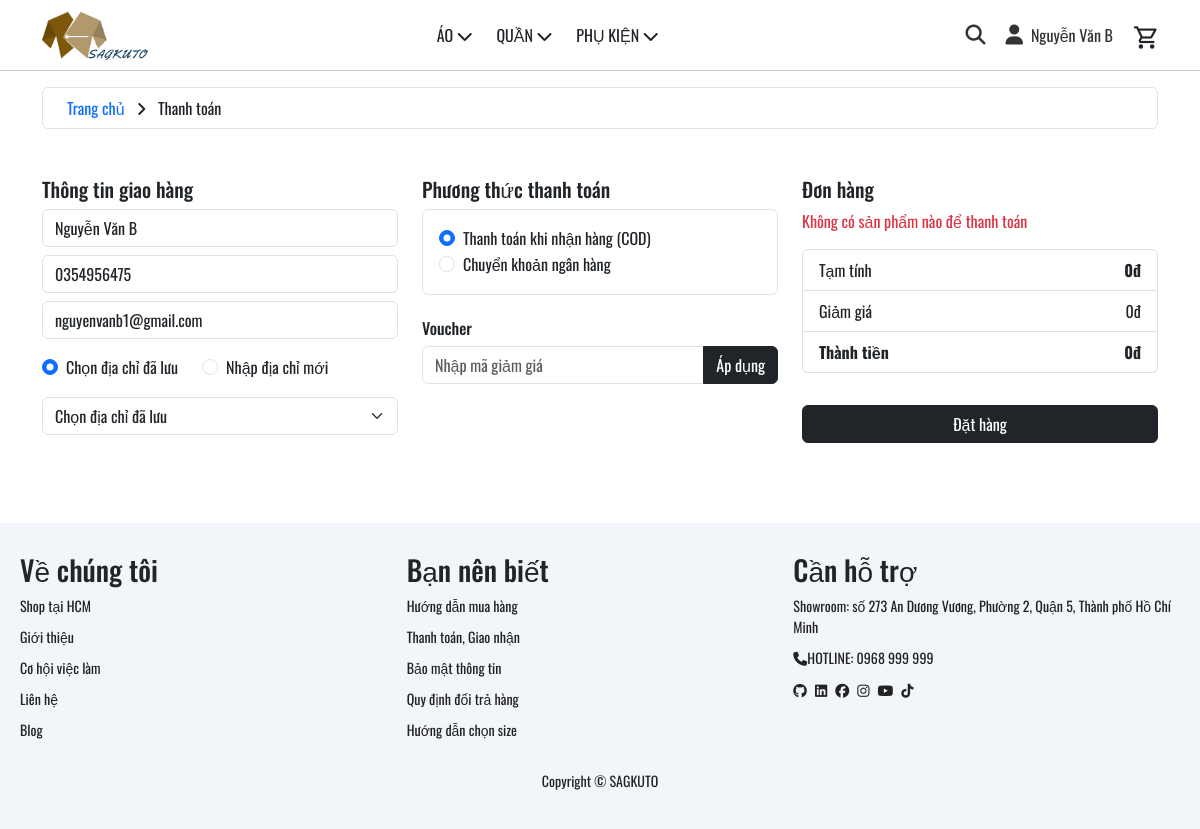
/index.php?page=pay (signed in), run on the app's committed database.
### tables this page shows
CREATE TABLE `users` (
  `user_id` int(11) NOT NULL,
  `name` varchar(100) NOT NULL,
  `password` varchar(255) NOT NULL,
  `email` varchar(100) DEFAULT NULL,
  `phone` varchar(20) DEFAULT NULL,
  `role_id` int(11) DEFAULT NULL,
  `status` tinyint(4) DEFAULT 1,
  `otp` varchar(6) DEFAULT NULL,
  `otp_expired_at` datetime DEFAULT NULL
);

CREATE TABLE `payment_method` (
  `payment_method_id` int(11) NOT NULL,
  `name` varchar(100) NOT NULL,
  `is_deleted` tinyint(1) NOT NULL DEFAULT 0
);

### database/DBConnection.php (called while the page is built, shortened)
<?php
class DBConnect
{
    private static $instance = null;
    private $pdo;
    private $host = 'localhost';
    private $dbname = 'db_web_quanao';
    private $username = 'root';
    private $password = '';
    private function __construct()
    {
        try {
            $this->pdo = new PDO(
                "mysql:host={$this->host};dbname={$this->dbname};charset=utf8",
                $this->username,
                $this->password
            );
            $this->pdo->setAttribute(PDO::ATTR_ERRMODE, PDO::ERRMODE_EXCEPTION);
            $this->pdo->setAttribute(PDO::ATTR_DEFAULT_FETCH_MODE, PDO::FETCH_ASSOC);
        } catch (PDOException $e) {
            die("Kết nối thất bại: " . $e->getMessage());
        }
    }
    public static function getInstance()
    {
        if (self::$instance === null) {
            self::$instance = new DBConnect();
        }
        return self::$instance;
    }
    public function select($sql, $params = [])
    {
        $stmt = $this->pdo->prepare($sql);
        $stmt->execute($params);
        return $stmt->fetchAll();
    }
    public function selectOne($sql, $params = [])
    {
        $stmt = $this->pdo->prepare($sql);
        $stmt->execute($params);
        return $stmt->fetch();
    }
}

### layout/pay.php (the view, shortened to what this page needs)
<?php
require_once './database/DBConnection.php';
$db = DBConnect::getInstance();
$user_id = $_SESSION['user_id'] ?? null;
$user = ['name' => '', 'phone' => '', 'email' => ''];
if ($user_id) {
  $user = $db->selectOne("SELECT name, phone, email FROM users WHERE user_id = ?", [$user_id]);
}
$payment_methods = $db->select("SELECT * FROM payment_method", []);
?>
<!DOCTYPE html>
<html lang="vi">
<head>
  <link rel="stylesheet" href="./assets/css/pay.css">
  <link href="https://cdn.jsdelivr.net/npm/bootstrap@5.3.3/dist/css/bootstrap.min.css" rel="stylesheet">
  <link rel="stylesheet" href="./assets/fonts/font.css">
  <link rel="stylesheet" href="./assets/css/footer.css">
  <link href="https://cdnjs.cloudflare.com/ajax/libs/font-awesome/6.7.2/css/all.min.css" rel="stylesheet">
</head>
<body>
  <div class="container-md mt-3">
    <div class="border rounded py-2 px-4 d-flex align-items-center">
      <div class="me-auto">
        <p class="mb-0">
          <a href="index.php" class="text-decoration-none link-primary">Trang chủ</a>
          <span class="mx-2"><i class="fa-solid fa-angle-right"></i></span>
          <span class="text-dark">Thanh toán</span>
        </p>
      </div>
    </div>
  </div>
  <div class="container my-5">
    <div class="row">
      <div class="col-lg-4 mb-4">
        <h5>Thông tin giao hàng</h5>
        <form id="shipping-form" novalidate>
          <div class="mb-2">
            <input type="text" class="form-control" id="name" name="name" placeholder="Họ và tên" required
              value="<?= htmlspecialchars($user['name'] ?? '') ?>">
          </div>
          <div class="mb-2">
            <input type="tel" class="form-control" id="sdt" name="phone" placeholder="Số điện thoại" required
              value="<?= htmlspecialchars($user['phone'] ?? '') ?>">
          </div>
          <div class="mb-3">
            <input type="email" class="form-control" id="email" name="email" placeholder="Email" required
              value="<?= htmlspecialchars($user['email'] ?? '') ?>">
          </div>
          <div class="mb-3 d-flex">
            <div class="form-check me-4">
              <input class="form-check-input" type="radio" name="address_option" id="addr_saved" value="saved" checked>
              <label class="form-check-label" for="addr_saved">Chọn địa chỉ đã lưu</label>
            </div>
            <div class="form-check">
              <input class="form-check-input" type="radio" name="address_option" id="addr_new" value="new">
              <label class="form-check-label" for="addr_new">Nhập địa chỉ mới</label>
            </div>
          </div>
          <div id="saved-container" class="mb-3">
            <select id="saved-address" class="form-select">
              <option value="" selected disabled>Chọn địa chỉ đã lưu</option>
            </select>
          </div>
        </form>
      </div>
      <div class="col-lg-4 mb-4">
        <h5>Phương thức thanh toán</h5>
        <div class="border p-3 rounded">
          <?php foreach ($payment_methods as $method): ?>
            <div class="form-check">
              <input class="form-check-input" type="radio" name="payment_method" id="pm<?= $method['payment_method_id'] ?>" value="<?= $method['payment_method_id'] ?>" <?= $method['payment_method_id'] == 1 ? 'checked' : '' ?> required>
              <label class="form-check-label" for="pm<?= $method['payment_method_id'] ?>">
                <?= htmlspecialchars($method['name']) ?>
              </label>
            </div>
          <?php endforeach; ?>
        </div>
        <h6 class="mt-4 d-flex justify-content-between">Voucher</h6>
        <div class="input-group">
          <input type="text" class="form-control" placeholder="Nhập mã giảm giá" id="voucher-code">
          <button class="btn btn-dark" id="apply-voucher-btn">Áp dụng</button>
        </div>
      </div>
      <div class="col-lg-4 order-summary">
        <h5>Đơn hàng</h5>
        <div id="order-items"></div>
        <ul class="list-group mt-3">
          <li class="list-group-item d-flex justify-content-between">
            <span>Tạm tính</span>
            <strong id="subtotal">0đ</strong>
          </li>
          <li class="list-group-item d-flex justify-content-between">
            <span>Giảm giá</span>
            <span id="discountAmount">0đ</span>
          </li>
          <li class="list-group-item d-flex justify-content-between">
            <strong>Thành tiền</strong>
            <strong id="total">0đ</strong>
          </li>
        </ul>
        <button id="btnPay" class="btn btn-dark w-100 mt-3" onclick="submitOrder()">
          Đặt hàng
        </button>
      </div>
    </div>
  </div>
</body>
</html>

### layout/header.php (shortened to what this page needs)
<?php
require_once __DIR__ . '/../database/DBConnection.php';
$db = DBConnect::getInstance();
$categories = $db->select('SELECT * FROM categories', []);
$menu = [
	['label' => 'ÁO',        'subs' => []],
	['label' => 'QUẦN',      'subs' => []],
	['label' => 'PHỤ KIỆN',  'subs' => []],
];
foreach ($categories as $cat) {
	$nameLower = mb_strtolower($cat['name'], 'UTF-8');
	$item = [
		'id'    => $cat['category_id'],
		'label' => $cat['name'],
	];
	if (strpos($nameLower, 'áo') !== false) {
		$menu[0]['subs'][] = $item;
	} elseif (strpos($nameLower, 'quần') !== false) {
		$menu[1]['subs'][] = $item;
	} elseif (strpos($nameLower, 'phụ kiện') !== false) {
		$menu[2]['subs'][] = $item;
	}
}
$user = null;
if (!empty($_SESSION['user_id'])) {
    $user = $db->selectOne(
        'SELECT user_id, name, role_id FROM users WHERE user_id = ?',
        [$_SESSION['user_id']]
    );
}
?>
<link rel="stylesheet" href="../assets/css/basic_search.css">
<header class="header">
	<div class="logo_header">
		<a href="/index.php">
			<img src="/assets/img/logo_favicon/logo.png" alt="SAGKUTO Logo">
		</a>
	</div>
	<nav class="menu_header">
		<ul class="mb-0">
			<?php foreach ($menu as $item): ?>
				<li>
					<span class="menu-title">
						<?= htmlspecialchars($item['label'], ENT_QUOTES) ?>
						<?php if (!empty($item['subs'])): ?>
							<i class="fa-solid fa-chevron-down"></i>
						<?php endif; ?>
					</span>
				</li>
			<?php endforeach; ?>
		</ul>
	</nav>
	<div class="icon-group">
		<a href="#" class="icon" id="openSearch">
			<i class="fa-solid fa-magnifying-glass"></i>
		</a>
		<?php if ($user): ?>
			<a href="/index.php?page=taikhoan" class="icon account-link">
				<i class="fa-solid fa-user"></i>
				<span><?= htmlspecialchars($user['name'], ENT_QUOTES) ?></span>
			</a>
		<?php endif; ?>
		<div class="position-relative" style="margin-top: 10px;">
			<a href="javascript:void(0);" id="toggle-cart" title="Giỏ hàng" class="text-dark">
				<span class="material-symbols-outlined" style="font-size: 27px;">
				</span>
			</a>
		</div>
	</div>
</header>

### assets/css/header.css (style rules this page uses)
.header { display: flex; justify-content: space-between; align-items: center; padding: 10px 40px; border-bottom: 1px solid #ccc; top: 0; position: sticky; z-index: 9999; background-color: #FFFFFF; position: relative; }
.logo_header img { height: 50px; display: block; }
.menu_header { position: static; display: block; }
.menu_header ul { list-style: none; padding: 0; margin: 0; }
.menu_header ul li { position: relative; display: inline-block; margin-right: 20px; }
.icon-group { display: flex; align-items: center; gap: 20px; font-size: 18px; color: black; position: relative; }
.icon { color: #333; font-size: 20px; text-decoration: none; display: flex; align-items: center; gap: 8px; transition: color 0.2s; }
.icon i { line-height: 1; vertical-align: middle; }
.icon.account-link span { font-size: 16px; line-height: 1; }
.icon.account-link i { font-size: 20px; }

### assets/css/basic_search.css (style rules this page uses)
body *:not(input):not(textarea):not(select) { caret-color: transparent !important; user-select: none !important; }

### data on the page
users: name "Nguyễn Văn B", phone "0354956475", email "nguyenvanb1@gmail.com"
payment_method: payment_method_id "☑ Thanh toán khi nhận hàng (COD)", name "Thanh toán khi nhận hàng (COD)"
payment_method: payment_method_id "☐ Chuyển khoản ngân hàng", name "Chuyển khoản ngân hàng"

### other printed values
$item['label'] "ÁO"
$item['label'] "QUẦN"
$item['label'] "PHỤ KIỆN"
